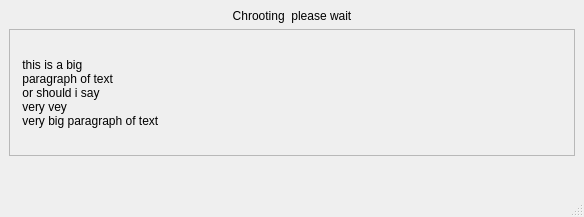
<?xml version="1.0" encoding="UTF-8"?>
<ui version="4.0">
 <class>MainWindow</class>
 <widget class="QMainWindow" name="MainWindow">
  <property name="geometry">
   <rect>
    <x>0</x>
    <y>0</y>
    <width>584</width>
    <height>217</height>
   </rect>
  </property>
  <property name="windowTitle">
   <string>MainWindow</string>
  </property>
  <widget class="QWidget" name="centralwidget">
   <layout class="QGridLayout" name="gridLayout">
    <item row="0" column="0">
     <layout class="QVBoxLayout" name="verticalLayout">
      <property name="bottomMargin">
       <number>30</number>
      </property>
      <item>
       <layout class="QHBoxLayout" name="horizontalLayout">
        <item>
         <widget class="QLabel" name="label">
          <property name="text">
           <string>Chrooting  please wait</string>
          </property>
          <property name="alignment">
           <set>Qt::AlignCenter</set>
          </property>
         </widget>
        </item>
       </layout>
      </item>
      <item>
       <widget class="QScrollArea" name="scrollArea">
        <property name="widgetResizable">
         <bool>true</bool>
        </property>
        <widget class="QWidget" name="scrollAreaWidgetContents">
         <property name="geometry">
          <rect>
           <x>0</x>
           <y>0</y>
           <width>545</width>
           <height>110</height>
          </rect>
         </property>
         <layout class="QGridLayout" name="gridLayout_2">
          <item row="0" column="0">
           <layout class="QVBoxLayout" name="verticalLayout_2">
            <item>
             <widget class="QLabel" name="label_2">
              <property name="text">
               <string> this is a big 
 paragraph of text 
 or should i say 
 very vey 
 very big paragraph of text</string>
              </property>
              <property name="wordWrap">
               <bool>true</bool>
              </property>
             </widget>
            </item>
           </layout>
          </item>
         </layout>
        </widget>
       </widget>
      </item>
     </layout>
    </item>
   </layout>
  </widget>
  <widget class="QMenuBar" name="menubar">
   <property name="geometry">
    <rect>
     <x>0</x>
     <y>0</y>
     <width>584</width>
     <height>32</height>
    </rect>
   </property>
  </widget>
  <widget class="QStatusBar" name="statusbar"/>
 </widget>
 <resources/>
 <connections/>
</ui>
